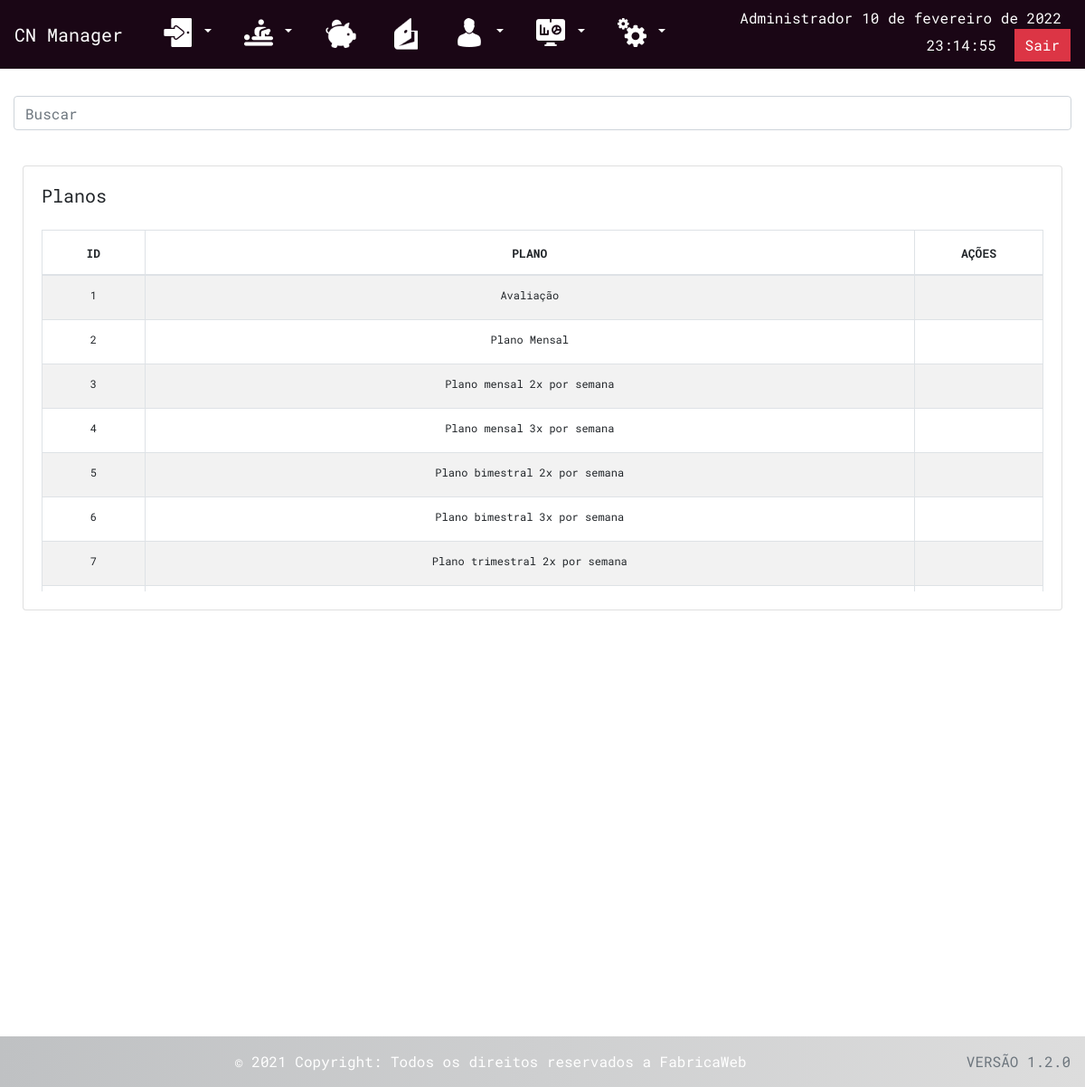
/FisioManager/indexPlanos.php (signed in), run on the app's committed database.
### tables this page shows
CREATE TABLE IF NOT EXISTS `planos` (
  `idPlano` int(11) UNSIGNED NOT NULL AUTO_INCREMENT,
  `plano` varchar(100) DEFAULT NULL,
  PRIMARY KEY (`idPlano`)
);

### FisioManager/indexPlanos.php (the view, shortened to what this page needs)
<?php
			require_once "menu.php";
			if(isset($_SESSION['id_usuario'])):
	?>
		<div class="col-md-12" style="padding-top:30px;">
			<input class="form-control" id="search" type="text" placeholder="Buscar">
		</div>
		<br>
		<div class="row" style="margin-left:10px; margin-top: 15px; margin-right: 10px;">
			<div class="col-md-12">
			<div class="card">
			<div class="card-body">
				<h5 class="card-title">Planos
				<td style="width: 10%;">
					<a title ='Cadastrar Despesas' href='cadPlano.php' accesskey="">
						<i class="bi bi-plus-square-fill" style="font-size: 2rem; margin-right:5px; float: right; padding-bottom: 10px;"></i>
					</a>
				</td>
				</h5>
				<div class="panel panel-default">
					<div class="panel-body" style="overflow: auto; height: 400px; width: 100%;">
						<div class="table-responsive">
							<table class="table table-striped table-bordered table-hover"
								   id="table-indexFluxo"
								   style="width: 100%">
								<thead>
									<tr>
										<th width="8%">
											<center><font size=2>ID</font>
										</th>
										<th width="60%">
											<center><font size=2>PLANO</font>
										</th>
										<th width="10%">
											<center><font size=2>AÇÕES</font>
										</th>
									</tr>
								</thead>
								<tbody id="searchTable">
									<?php
									$buscarPlanos = $pdo->prepare('SELECT * FROM planos');
									$buscarPlanos->execute();
									$row = $buscarPlanos->fetchAll(PDO::FETCH_ASSOC);
									if(count($row) > 0) {
										foreach ($row as $value) {
									?>
											<tr>
												<td style="font-size: 12px; text-align: center;"><?=$value['idPlano'];?></td>
												<td style="font-size: 12px; text-align: center;"><?=$value['plano'];?></td>
												<td style="font-size: 16px; text-align: center; width:60px;">
                                                    <a title ='Editar Plano' href='editPlano.php?id=<?php echo $value['idPlano']; ?>' data-confirm-edit-despesa='Tem certeza de que deseja editar esse item selecionado?' style="margin-left: 5px;">
														<i class="bi bi-pencil" style="color: #007FB9;"></i>
													</a>
                                                    <a title ='Deletar Plano' href='deletePlano.php?id=<?php echo $value['idPlano']; ?>' data-confirm-del-despesa='Tem certeza de que deseja excluir o item selecionado?' style="margin-left: 5px;">
														<i class="bi bi-trash" style="color: #DD2828;"></i>
													</a>
                                                </td>
											</tr>
										<?php
										}
									}
									?>
								</tbody>
							</table>
						</div>
					</div>
				</div>
				</div>
			</div>
			</div>
		</div>
		<?php require_once "footer.php"; ?>
		<?php endif; ?>
		</body>
</html>

### FisioManager/css/custom.css (style rules this page uses)
body { font-family: 'RobotoMono'; }
@media (max-width: 1366px) { .panel-body { height: 450px; } }

### data on the page
planos: idPlano "1", plano "Avaliação"
planos: idPlano "2", plano "Plano Mensal"
planos: idPlano "3", plano "Plano mensal 2x por semana"
planos: idPlano "4", plano "Plano mensal 3x por semana"
planos: idPlano "5", plano "Plano bimestral 2x por semana"
planos: idPlano "6", plano "Plano bimestral 3x por semana"
planos: idPlano "7", plano "Plano trimestral 2x por semana"

### other printed values
$_SESSION["nome_usuario"] "Administrador"
